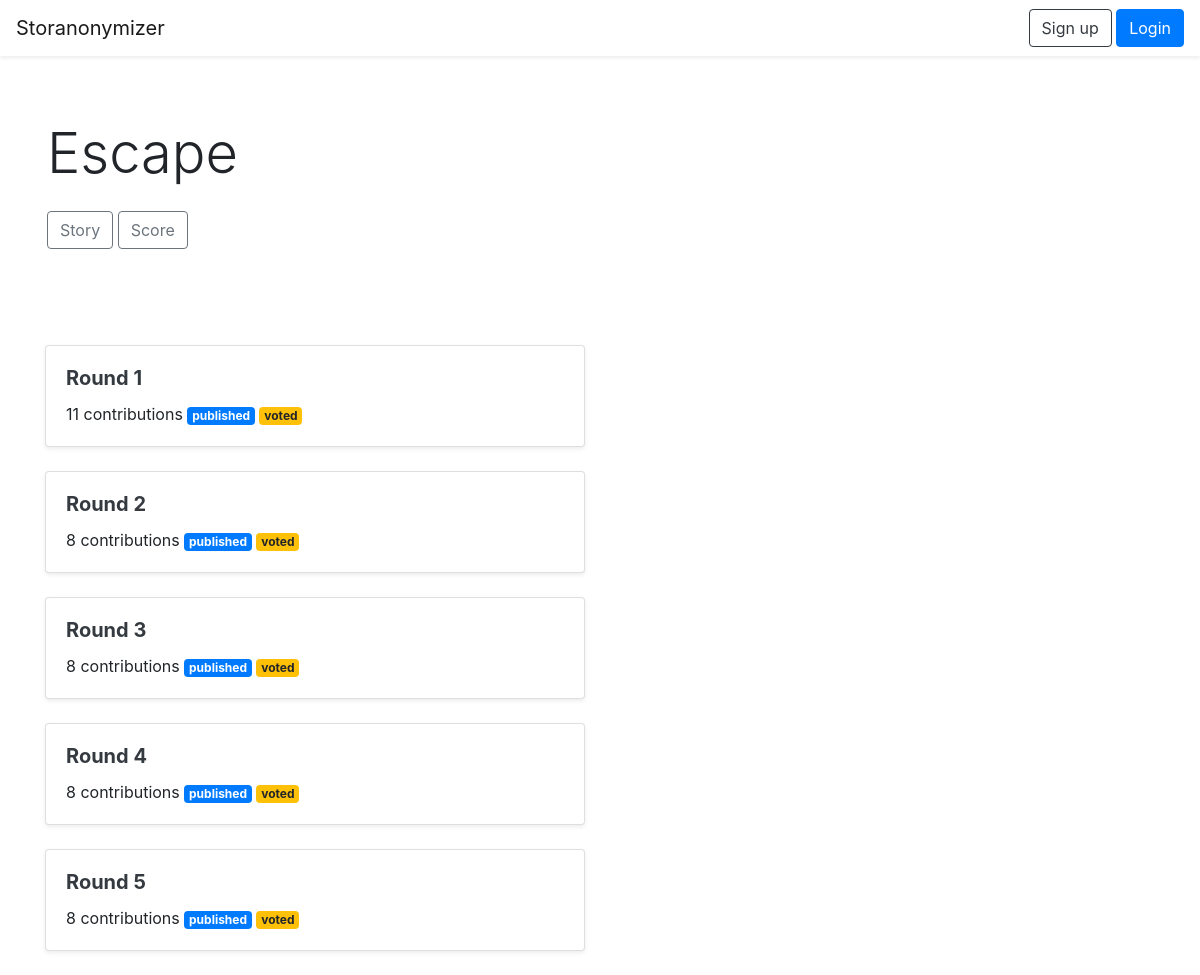
The page /story/782BEFB6 on the database its author committed.
### storanonymizer/models.py (models this page shows, shortened)
class Story(db.Model):
    id = db.Column(db.Integer, primary_key=True)
    code = db.Column(db.String(), unique=True)
    name = db.Column(db.String())
    user_id = db.Column(db.Integer, db.ForeignKey("user.id"))
    rounds = db.relationship("Round", backref="story", lazy="select")

class Round(db.Model):
    id = db.Column(db.Integer, primary_key=True)
    name = db.Column(db.String())
    code = db.Column(db.String(), unique=True)
    contributions = db.relationship("Contribution", backref="round", lazy="select")
    votes = db.relationship("Vote", backref="round", lazy="select")
    winning_contribution_id = db.Column(db.String())
    story_id = db.Column(db.Integer, db.ForeignKey("story.id"))
    public_authors = db.Column(db.Boolean(), default=False)
    public_contributions = db.Column(db.Boolean(), default=False)
    voting = db.Column(db.Boolean(), default=False)
    public_votes = db.Column(db.Boolean(), default=False)
    init_datetime = db.Column(db.DateTime())
    publish_datetime = db.Column(db.DateTime())
    vote_datetime = db.Column(db.DateTime())

### storanonymizer/views.py (the view)
@app.route("/story/<story_code>")
def story(story_code):
    story = models.Story.query.filter_by(code=story_code).first_or_404()
    rounds = models.Round.query.filter_by(story_id=story.id).all()
    return render_template("story.html", story=story, rounds=rounds)

### storanonymizer/templates/story.html (shortened to what this page needs)
{% extends "base.html" %}
{% block content %}
<div class="jumbotron bg-white">
	<div class="container">
		<h1 class="display-4 mb-4">{{ story.name }}</h1>
		<a class="btn btn-outline-secondary" href="{{ url_for('full_story', story_code=story.code) }}">Story</a>
		<a class="btn btn-outline-secondary" href="{{ url_for('story_scoreboard', story_code=story.code) }}">Score</a>
	</div>
</div>
<div class="container">
	{% for round in rounds %}
	<div class="row">
		<div class="col-12 col-md-6 mb-4">
			<div class="card shadow-sm">
				<div class="card-body">
					<h5 class="card-title"><a class="text-dark font-weight-bold" href="{{ url_for('round', round_code=round.code) }}">{{ round.name }}</a></h5>
					<p class="card-text">{{ round.contributions|length }} {% if round.contributions|length != 1 %}contributions{% else %}contribution{% endif %}{% if round.public_contributions%} <span class="badge badge-primary">published</span> {% else %} <span class="badge badge-secondary">open</span> {% endif %}{% if round.voting %} <span class="badge badge-secondary">voting</span> {% endif %}{% if round.public_votes %} <span class="badge badge-warning">voted</span> {% endif %}</p>
				</div>
			</div>
		</div>
	</div>
	{% endfor %}
</div>
{% endblock %}

### rows shown on the page
Story: name "Escape"
Round: name "Round 1", contributions|length "11", public_contributions "published", public_votes "voted"
Round: name "Round 2", contributions|length "8", public_contributions "published", public_votes "voted"
Round: name "Round 3", contributions|length "8", public_contributions "published", public_votes "voted"
Round: name "Round 4", contributions|length "8", public_contributions "published", public_votes "voted"
Round: name "Round 5", contributions|length "8", public_contributions "published", public_votes "voted"
